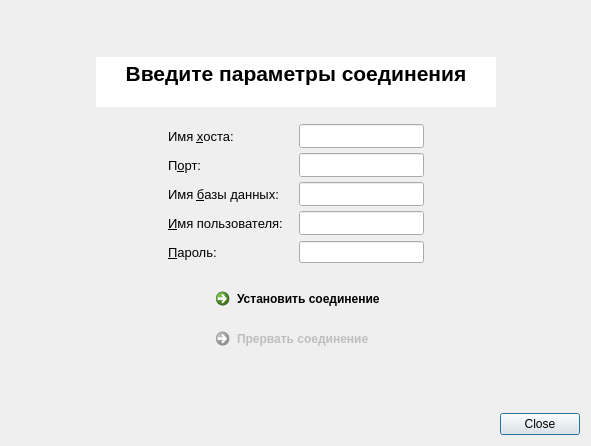
<?xml version="1.0" encoding="UTF-8"?>
<ui version="4.0">
 <class>ConnectionDialog</class>
 <widget class="QDialog" name="ConnectionDialog">
  <property name="geometry">
   <rect>
    <x>0</x>
    <y>0</y>
    <width>591</width>
    <height>446</height>
   </rect>
  </property>
  <property name="windowTitle">
   <string>Dialog</string>
  </property>
  <layout class="QGridLayout" name="gridLayout_2">
   <item row="0" column="1">
    <spacer name="vs_upper_window_spacer">
     <property name="orientation">
      <enum>Qt::Vertical</enum>
     </property>
     <property name="sizeHint" stdset="0">
      <size>
       <width>20</width>
       <height>40</height>
      </size>
     </property>
    </spacer>
   </item>
   <item row="3" column="0" colspan="3">
    <widget class="QDialogButtonBox" name="bb_dialog_box">
     <property name="enabled">
      <bool>true</bool>
     </property>
     <property name="minimumSize">
      <size>
       <width>500</width>
       <height>0</height>
      </size>
     </property>
     <property name="orientation">
      <enum>Qt::Horizontal</enum>
     </property>
     <property name="standardButtons">
      <set>QDialogButtonBox::Close</set>
     </property>
     <property name="centerButtons">
      <bool>false</bool>
     </property>
    </widget>
   </item>
   <item row="1" column="2">
    <spacer name="hs_right_window_spacer">
     <property name="orientation">
      <enum>Qt::Horizontal</enum>
     </property>
     <property name="sizeHint" stdset="0">
      <size>
       <width>76</width>
       <height>20</height>
      </size>
     </property>
    </spacer>
   </item>
   <item row="1" column="1">
    <layout class="QGridLayout" name="gl_dialog_zone">
     <property name="verticalSpacing">
      <number>12</number>
     </property>
     <item row="0" column="0" colspan="5">
      <widget class="QTextBrowser" name="tb_greeter">
       <property name="enabled">
        <bool>true</bool>
       </property>
       <property name="sizePolicy">
        <sizepolicy hsizetype="Preferred" vsizetype="Fixed">
         <horstretch>0</horstretch>
         <verstretch>0</verstretch>
        </sizepolicy>
       </property>
       <property name="minimumSize">
        <size>
         <width>400</width>
         <height>50</height>
        </size>
       </property>
       <property name="maximumSize">
        <size>
         <width>16777215</width>
         <height>50</height>
        </size>
       </property>
       <property name="autoFillBackground">
        <bool>false</bool>
       </property>
       <property name="frameShape">
        <enum>QFrame::NoFrame</enum>
       </property>
       <property name="html">
        <string>&lt;!DOCTYPE HTML PUBLIC &quot;-//W3C//DTD HTML 4.0//EN&quot; &quot;http://www.w3.org/TR/REC-html40/strict.dtd&quot;&gt;
&lt;html&gt;&lt;head&gt;&lt;meta name=&quot;qrichtext&quot; content=&quot;1&quot; /&gt;&lt;style type=&quot;text/css&quot;&gt;
p, li { white-space: pre-wrap; }
&lt;/style&gt;&lt;/head&gt;&lt;body style=&quot; font-family:'Open Sans'; font-size:8pt; font-weight:400; font-style:normal;&quot;&gt;
&lt;p align=&quot;center&quot; style=&quot; margin-top:0px; margin-bottom:0px; margin-left:0px; margin-right:0px; -qt-block-indent:0; text-indent:0px;&quot;&gt;&lt;span style=&quot; font-size:16pt; font-weight:600;&quot;&gt;Введите параметры соединения&lt;/span&gt;&lt;/p&gt;&lt;/body&gt;&lt;/html&gt;</string>
       </property>
      </widget>
     </item>
     <item row="1" column="0">
      <spacer name="hs_main_dialog_zone_left_top">
       <property name="orientation">
        <enum>Qt::Horizontal</enum>
       </property>
       <property name="sizeHint" stdset="0">
        <size>
         <width>28</width>
         <height>20</height>
        </size>
       </property>
      </spacer>
     </item>
     <item row="1" column="1" colspan="3">
      <layout class="QGridLayout" name="gl_input_zone" rowminimumheight="24,24,24,24,24">
       <property name="sizeConstraint">
        <enum>QLayout::SetFixedSize</enum>
       </property>
       <property name="leftMargin">
        <number>16</number>
       </property>
       <property name="topMargin">
        <number>5</number>
       </property>
       <property name="rightMargin">
        <number>16</number>
       </property>
       <property name="bottomMargin">
        <number>5</number>
       </property>
       <property name="horizontalSpacing">
        <number>16</number>
       </property>
       <property name="verticalSpacing">
        <number>5</number>
       </property>
       <item row="0" column="0">
        <widget class="QLabel" name="tl_hostname">
         <property name="sizePolicy">
          <sizepolicy hsizetype="Preferred" vsizetype="Fixed">
           <horstretch>0</horstretch>
           <verstretch>0</verstretch>
          </sizepolicy>
         </property>
         <property name="minimumSize">
          <size>
           <width>0</width>
           <height>24</height>
          </size>
         </property>
         <property name="maximumSize">
          <size>
           <width>16777215</width>
           <height>24</height>
          </size>
         </property>
         <property name="font">
          <font>
           <pointsize>10</pointsize>
          </font>
         </property>
         <property name="text">
          <string>Имя &amp;хоста:</string>
         </property>
         <property name="buddy">
          <cstring>le_hostname_in</cstring>
         </property>
        </widget>
       </item>
       <item row="0" column="1">
        <widget class="QLineEdit" name="le_hostname_in">
         <property name="sizePolicy">
          <sizepolicy hsizetype="Preferred" vsizetype="Fixed">
           <horstretch>0</horstretch>
           <verstretch>0</verstretch>
          </sizepolicy>
         </property>
         <property name="minimumSize">
          <size>
           <width>120</width>
           <height>24</height>
          </size>
         </property>
         <property name="maximumSize">
          <size>
           <width>16777215</width>
           <height>24</height>
          </size>
         </property>
         <property name="text">
          <string/>
         </property>
        </widget>
       </item>
       <item row="1" column="0">
        <widget class="QLabel" name="tl_port">
         <property name="sizePolicy">
          <sizepolicy hsizetype="Preferred" vsizetype="Fixed">
           <horstretch>0</horstretch>
           <verstretch>0</verstretch>
          </sizepolicy>
         </property>
         <property name="minimumSize">
          <size>
           <width>0</width>
           <height>24</height>
          </size>
         </property>
         <property name="maximumSize">
          <size>
           <width>16777215</width>
           <height>24</height>
          </size>
         </property>
         <property name="font">
          <font>
           <pointsize>10</pointsize>
          </font>
         </property>
         <property name="text">
          <string>П&amp;орт:</string>
         </property>
         <property name="buddy">
          <cstring>le_port_in</cstring>
         </property>
        </widget>
       </item>
       <item row="1" column="1">
        <widget class="QLineEdit" name="le_port_in">
         <property name="sizePolicy">
          <sizepolicy hsizetype="Preferred" vsizetype="Fixed">
           <horstretch>0</horstretch>
           <verstretch>0</verstretch>
          </sizepolicy>
         </property>
         <property name="minimumSize">
          <size>
           <width>120</width>
           <height>24</height>
          </size>
         </property>
         <property name="maximumSize">
          <size>
           <width>16777215</width>
           <height>24</height>
          </size>
         </property>
        </widget>
       </item>
       <item row="2" column="0">
        <widget class="QLabel" name="tl_dbname">
         <property name="sizePolicy">
          <sizepolicy hsizetype="Preferred" vsizetype="Fixed">
           <horstretch>0</horstretch>
           <verstretch>0</verstretch>
          </sizepolicy>
         </property>
         <property name="minimumSize">
          <size>
           <width>0</width>
           <height>24</height>
          </size>
         </property>
         <property name="maximumSize">
          <size>
           <width>16777215</width>
           <height>24</height>
          </size>
         </property>
         <property name="font">
          <font>
           <pointsize>10</pointsize>
          </font>
         </property>
         <property name="text">
          <string>Имя &amp;базы данных:</string>
         </property>
         <property name="buddy">
          <cstring>le_dbname_in</cstring>
         </property>
        </widget>
       </item>
       <item row="2" column="1">
        <widget class="QLineEdit" name="le_dbname_in">
         <property name="sizePolicy">
          <sizepolicy hsizetype="Preferred" vsizetype="Fixed">
           <horstretch>0</horstretch>
           <verstretch>0</verstretch>
          </sizepolicy>
         </property>
         <property name="minimumSize">
          <size>
           <width>120</width>
           <height>24</height>
          </size>
         </property>
         <property name="maximumSize">
          <size>
           <width>16777215</width>
           <height>24</height>
          </size>
         </property>
         <property name="text">
          <string/>
         </property>
        </widget>
       </item>
       <item row="3" column="0">
        <widget class="QLabel" name="tl_username">
         <property name="sizePolicy">
          <sizepolicy hsizetype="Preferred" vsizetype="Fixed">
           <horstretch>0</horstretch>
           <verstretch>0</verstretch>
          </sizepolicy>
         </property>
         <property name="minimumSize">
          <size>
           <width>0</width>
           <height>24</height>
          </size>
         </property>
         <property name="maximumSize">
          <size>
           <width>16777215</width>
           <height>24</height>
          </size>
         </property>
         <property name="font">
          <font>
           <pointsize>10</pointsize>
          </font>
         </property>
         <property name="text">
          <string>&amp;Имя пользователя:</string>
         </property>
         <property name="buddy">
          <cstring>le_username_in</cstring>
         </property>
        </widget>
       </item>
       <item row="3" column="1">
        <widget class="QLineEdit" name="le_username_in">
         <property name="enabled">
          <bool>true</bool>
         </property>
         <property name="sizePolicy">
          <sizepolicy hsizetype="Preferred" vsizetype="Fixed">
           <horstretch>0</horstretch>
           <verstretch>0</verstretch>
          </sizepolicy>
         </property>
         <property name="minimumSize">
          <size>
           <width>120</width>
           <height>24</height>
          </size>
         </property>
         <property name="maximumSize">
          <size>
           <width>16777215</width>
           <height>24</height>
          </size>
         </property>
         <property name="text">
          <string/>
         </property>
        </widget>
       </item>
       <item row="4" column="0">
        <widget class="QLabel" name="tl_password">
         <property name="sizePolicy">
          <sizepolicy hsizetype="Preferred" vsizetype="Fixed">
           <horstretch>0</horstretch>
           <verstretch>0</verstretch>
          </sizepolicy>
         </property>
         <property name="minimumSize">
          <size>
           <width>0</width>
           <height>24</height>
          </size>
         </property>
         <property name="maximumSize">
          <size>
           <width>16777215</width>
           <height>24</height>
          </size>
         </property>
         <property name="font">
          <font>
           <pointsize>10</pointsize>
          </font>
         </property>
         <property name="text">
          <string>&amp;Пароль:</string>
         </property>
         <property name="buddy">
          <cstring>le_password_in</cstring>
         </property>
        </widget>
       </item>
       <item row="4" column="1">
        <widget class="QLineEdit" name="le_password_in"/>
       </item>
      </layout>
     </item>
     <item row="1" column="4">
      <spacer name="hs_main_dialog_zone_right_top">
       <property name="orientation">
        <enum>Qt::Horizontal</enum>
       </property>
       <property name="sizeHint" stdset="0">
        <size>
         <width>18</width>
         <height>20</height>
        </size>
       </property>
      </spacer>
     </item>
     <item row="2" column="0">
      <spacer name="hs_main_dialog_zone_left_bot">
       <property name="orientation">
        <enum>Qt::Horizontal</enum>
       </property>
       <property name="sizeHint" stdset="0">
        <size>
         <width>28</width>
         <height>20</height>
        </size>
       </property>
      </spacer>
     </item>
     <item row="2" column="1">
      <spacer name="hs_conn_control_left">
       <property name="orientation">
        <enum>Qt::Horizontal</enum>
       </property>
       <property name="sizeHint" stdset="0">
        <size>
         <width>18</width>
         <height>20</height>
        </size>
       </property>
      </spacer>
     </item>
     <item row="2" column="2">
      <layout class="QVBoxLayout" name="vl_conn_buttons_zone" stretch="40,40">
       <property name="spacing">
        <number>0</number>
       </property>
       <property name="sizeConstraint">
        <enum>QLayout::SetFixedSize</enum>
       </property>
       <property name="leftMargin">
        <number>0</number>
       </property>
       <property name="topMargin">
        <number>0</number>
       </property>
       <property name="rightMargin">
        <number>0</number>
       </property>
       <property name="bottomMargin">
        <number>0</number>
       </property>
       <item>
        <widget class="QCommandLinkButton" name="clb_setup_connection">
         <property name="sizePolicy">
          <sizepolicy hsizetype="Preferred" vsizetype="Fixed">
           <horstretch>0</horstretch>
           <verstretch>0</verstretch>
          </sizepolicy>
         </property>
         <property name="minimumSize">
          <size>
           <width>0</width>
           <height>40</height>
          </size>
         </property>
         <property name="maximumSize">
          <size>
           <width>16777215</width>
           <height>40</height>
          </size>
         </property>
         <property name="text">
          <string>Установить соединение</string>
         </property>
        </widget>
       </item>
       <item>
        <widget class="QCommandLinkButton" name="clb_unset_connection">
         <property name="enabled">
          <bool>false</bool>
         </property>
         <property name="sizePolicy">
          <sizepolicy hsizetype="Preferred" vsizetype="Fixed">
           <horstretch>0</horstretch>
           <verstretch>0</verstretch>
          </sizepolicy>
         </property>
         <property name="minimumSize">
          <size>
           <width>0</width>
           <height>40</height>
          </size>
         </property>
         <property name="maximumSize">
          <size>
           <width>16777215</width>
           <height>40</height>
          </size>
         </property>
         <property name="text">
          <string>Прервать соединение</string>
         </property>
        </widget>
       </item>
      </layout>
     </item>
     <item row="2" column="3">
      <spacer name="hs_conn_control_right">
       <property name="orientation">
        <enum>Qt::Horizontal</enum>
       </property>
       <property name="sizeHint" stdset="0">
        <size>
         <width>18</width>
         <height>20</height>
        </size>
       </property>
      </spacer>
     </item>
     <item row="2" column="4">
      <spacer name="hs_main_dialog_zone_right_bot">
       <property name="orientation">
        <enum>Qt::Horizontal</enum>
       </property>
       <property name="sizeHint" stdset="0">
        <size>
         <width>18</width>
         <height>20</height>
        </size>
       </property>
      </spacer>
     </item>
    </layout>
   </item>
   <item row="1" column="0">
    <spacer name="hs_lef_window_spacer">
     <property name="orientation">
      <enum>Qt::Horizontal</enum>
     </property>
     <property name="sizeHint" stdset="0">
      <size>
       <width>77</width>
       <height>20</height>
      </size>
     </property>
    </spacer>
   </item>
   <item row="2" column="1">
    <spacer name="vs_inner_window_spacer">
     <property name="orientation">
      <enum>Qt::Vertical</enum>
     </property>
     <property name="sizeHint" stdset="0">
      <size>
       <width>20</width>
       <height>32</height>
      </size>
     </property>
    </spacer>
   </item>
  </layout>
 </widget>
 <tabstops>
  <tabstop>tb_greeter</tabstop>
  <tabstop>le_hostname_in</tabstop>
  <tabstop>le_port_in</tabstop>
  <tabstop>le_dbname_in</tabstop>
  <tabstop>le_username_in</tabstop>
  <tabstop>le_password_in</tabstop>
  <tabstop>clb_setup_connection</tabstop>
  <tabstop>clb_unset_connection</tabstop>
 </tabstops>
 <resources/>
 <connections>
  <connection>
   <sender>bb_dialog_box</sender>
   <signal>clicked(QAbstractButton*)</signal>
   <receiver>ConnectionDialog</receiver>
   <slot>close()</slot>
   <hints>
    <hint type="sourcelabel">
     <x>549</x>
     <y>436</y>
    </hint>
    <hint type="destinationlabel">
     <x>585</x>
     <y>383</y>
    </hint>
   </hints>
  </connection>
 </connections>
</ui>
